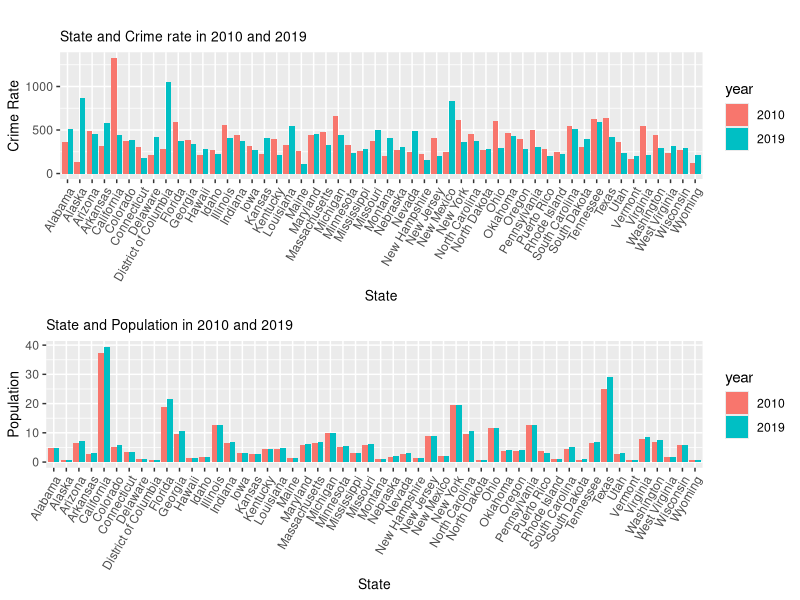

Generate this figure with R:
## ---- chunk 1
knitr::opts_chunk$set(echo = TRUE)
library(tidyverse)
library(ggpubr)
## ---- chunk 2
x <- read_csv("Population.csv", col_types = cols(value = col_character()))
y <- read_csv("Capital.csv", col_types = cols(value = col_character()))
z <- read_csv("Incidents.csv", col_types = cols(value = col_character()))
v <- read_csv("State.csv", col_types = cols(value = col_character()))
w <- read_csv("Population_2010.csv", col_types = cols(value = col_character()))
u <- read_csv("Incidents_2010.csv", col_types = cols(value = col_character()))
t <- bind_cols(y, x) %>% 
  rename(State = value...1, Population_2019 = value...2) %>% 
  arrange(y, by_group = FALSE)

e <- bind_cols(v, z) %>% 
  rename(State = value...1, Crime_rate_2019 = value...2) %>% 
  arrange(v, by_group = FALSE)

c <- bind_cols(t, e) %>% 
  mutate(State = State...1, State...3) %>% 
  select(-State...1, -State...3)
  
a <- bind_cols(y, w) %>% 
   rename(State = value...1, Population_2010 = value...2) %>% 
  arrange(y, by_group = FALSE)

b <- bind_cols(v, u) %>% 
   rename(State = value...1, Crime_rate_2010 = value...2) %>% 
  arrange(y, by_group = FALSE) 

d <- bind_cols(a, b) %>% 
  mutate(State = State...1) %>% 
  select(-State...1, -State...3)

## ---- chunk 3
all_data <- left_join(c, d) %>% 
  mutate(Population_2010 = parse_number(Population_2010)) %>% 
  mutate(Population_2019 = parse_number(Population_2019)) %>% 
  mutate(Population_2010 = Population_2010/1000000) %>% 
  mutate(Population_2019 = Population_2019/1000000) %>% 
  mutate(Crime_rate_2010 = parse_number(Crime_rate_2010)) %>% 
  mutate(Crime_rate_2019 = parse_number(Crime_rate_2019))

pop_data <- all_data %>% 
  select(State, Population_2010, Population_2019) %>% 
  rename("2010" = Population_2010, "2019" = Population_2019) %>% 
    pivot_longer(names_to = "year", values_to = "pop", cols = c("2010", "2019"))

crime_data <- all_data %>% 
  select(State, Crime_rate_2010, Crime_rate_2019) %>% 
    rename("2010" = Crime_rate_2010, "2019" = Crime_rate_2019) %>% 
  pivot_longer(names_to = "year", values_to = "rate", cols = c("2010", "2019")) 

final_data <- inner_join(pop_data, crime_data)
## ---- chunk 4
state_crime <- ggplot(data = final_data, mapping = aes(x = State, y = rate, fill = year))+
  theme(axis.text.x = element_text(angle = 60, hjust = 1))+
  scale_y_continuous()+
  geom_col(position = "dodge")+
  labs(title = "State and Crime rate in 2010 and 2019",
       x = "State",
       y = "Crime Rate")+
  theme(plot.title = element_text(size = 10),
         axis.title.x = element_text(size = 10),
         axis.title.y = element_text(size = 10))

state_pop <- ggplot(data = final_data, mapping = aes(x = State, y = pop, fill = year))+
    theme(axis.text.x = element_text(angle = 60, hjust = 1))+
  scale_y_continuous()+
  geom_col(position = "dodge")+
  labs(title = "State and Population in 2010 and 2019",
       x = "State",
       y = "Population")+
  theme(plot.title = element_text(size = 10),
        axis.title.x = element_text(size = 10),
        axis.title.y = element_text(size = 10))
## ---- chunk 5
rough_graph <- ggarrange(state_crime, state_pop, 
          ncol = 1, nrow = 2)

annotate_figure(rough_graph,
                top = text_grob(""))
